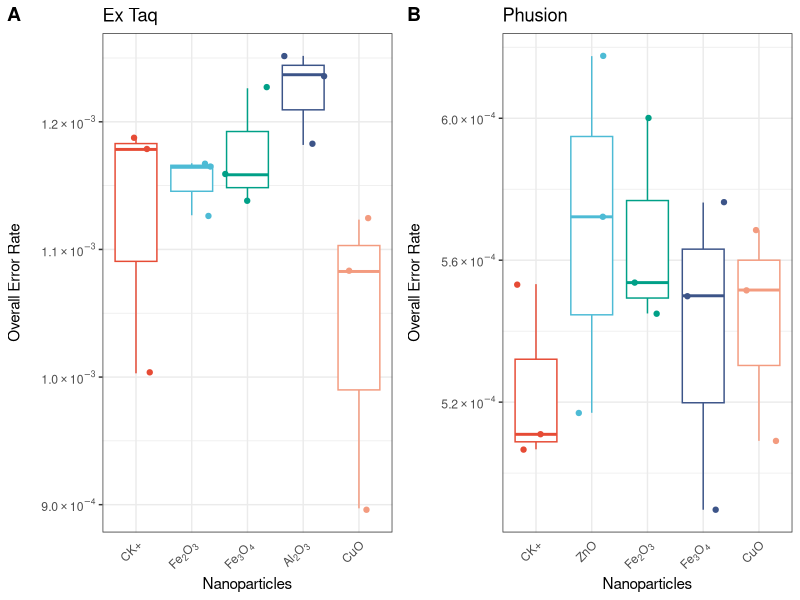
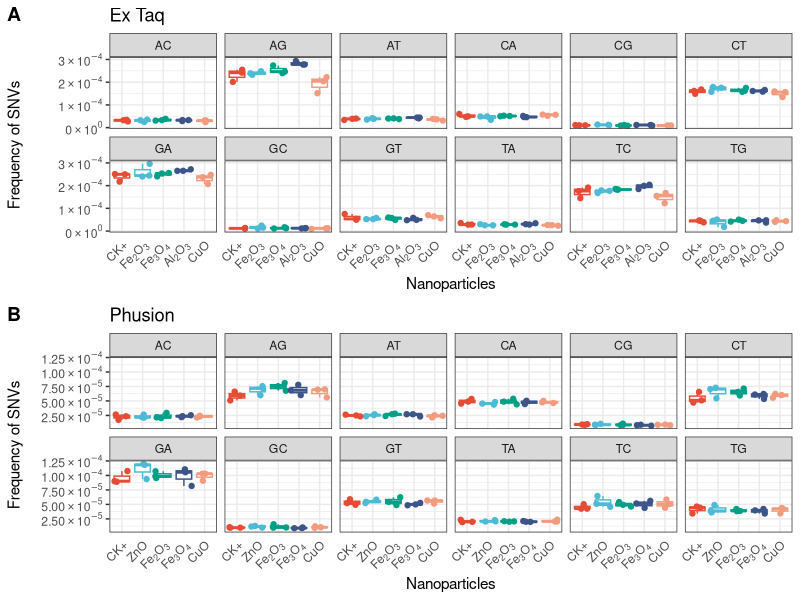
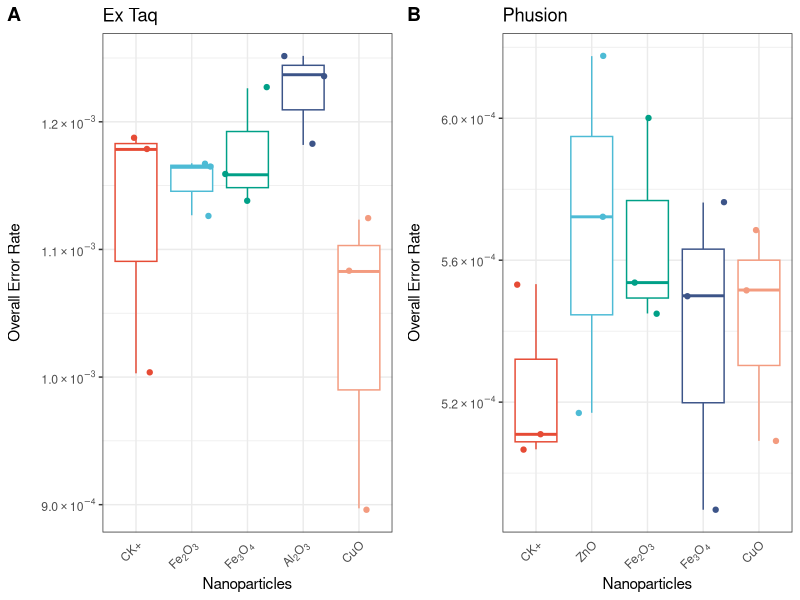
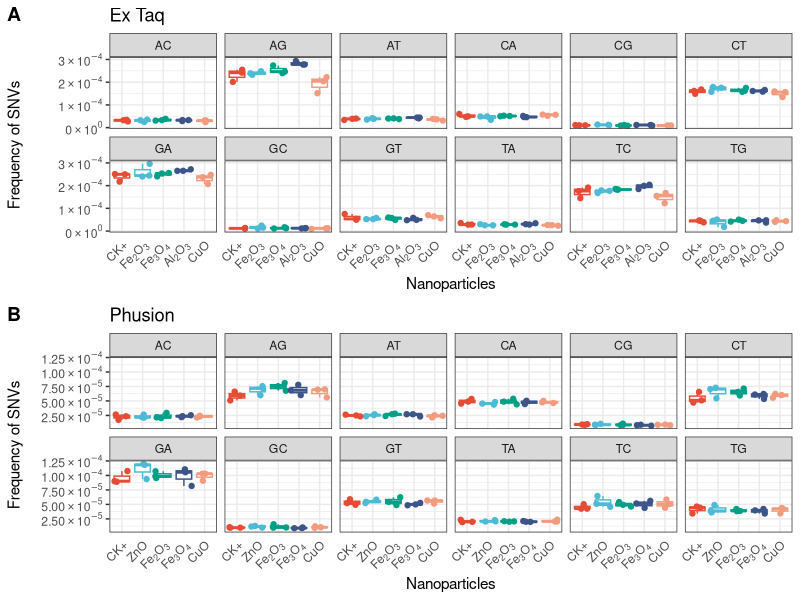

Write R code to recreate these figures, in order.
#' ---
#' title: "Analysis of NP-PCR amplicon sequencing results"
#' author: "Chun-Hui Gao"
#' output: html_document
#' date: "`r Sys.Date()`"
#' ---

#' ## Import, Transform and Tidy
#' 
require(tidyr)
require(dplyr)
require(tibble)
require(readr)

# error rate and snp frequency were estimated using amplicon sequencing and mothur software
error_rate <- read_csv("data/error_rate.csv")
snp_freq <- read_csv("data/snp_freq.csv")

# read meta
meta <- read_tsv("data/meta.txt")
meta$nps <- factor(meta$nps, levels = c("CK","ZnO","Fe2O3","CeO2","Fe3O4","Al2O3","CuO","TiO2"))
meta$enzyme <- factor(meta$enzyme,levels = c("extaq","phusion"))

# join data
error_rate <- left_join(error_rate,meta)
snp_freq <- left_join(snp_freq,meta)

#' ## Data Visualization

#+ load required gg environment, message=F
require(ggplot2)
require(ggpubr)
require(ggsci)

#+ label of plot
# NP Labels
np_labels <- c("Fe2O3" = expression(paste(Fe[2],O[3])),
               "ZnO"   = expression(paste(ZnO)),
               "CeO2"  = expression(paste(Ce,O[2])),
               "Fe3O4" = expression(paste(Fe[3],O[4])),
               "Al2O3" = expression(paste(Al[2],O[3])),
               "CuO"   = expression(paste(CuO)),
               "TiO2"  = expression(paste(Ti,O[2])),
               "CK"    = expression(paste(CK,"+")))
# DNA polymerase Labels
enzyme_labels <- c("extaq" = "TaKaRa Ex Taq","phusion" = "ThermoFisher Phusion")

enzyme_labeller <- function(enzyme){
  return(as.character(enzyme_labels[enzyme]))
}
# Y-axis Labels
fancy_scientific <- function(l) {
  # turn in to character string in scientific notation
  l <- format(l, scientific = TRUE)
  # quote the part before the exponent to keep all the digits
  l <- gsub("^(.*)e", "'\\1'e", l)
  # turn the 'e+' into plotmath format
  l <- gsub("e", "%*%10^", l)
  # remove +
  l <- gsub("\\+","",l)
  # return this as an expression
  parse(text=l)
}


#' Overall Error Rate - comparing with CK
#+ overall error rate, fig.width=6,fig.asp=0.618
p1 <- filter(error_rate,enzyme=="extaq") %>% ggplot(aes(nps,error_rate,color=nps)) + 
  geom_boxplot(show.legend=F,outlier.alpha = 0) + 
  geom_jitter(show.legend=F) + 
  stat_compare_means(label = "p.signif",hide.ns = T,ref.group = "CK",show.legend = F,method = "t.test") +
  scale_x_discrete(labels=np_labels) +   
  scale_y_continuous(labels=fancy_scientific) +
  scale_color_npg() +
  labs(title="Ex Taq") +
  xlab("Nanoparticles") + ylab("Overall Error Rate") +
  theme_bw() +
  theme(axis.text.x = element_text(angle = 45,vjust = 1,hjust = 1,face = 'bold.italic'),
        axis.line.x = element_blank(),
        axis.ticks.x=element_blank(),
        axis.title.y = element_text(margin = margin(t=0,r=15,b=0,l=0)),
        legend.text.align = 0) # 0-left,1-right
p2 <- filter(error_rate,enzyme=="phusion") %>% ggplot(aes(nps,error_rate,color=nps)) + 
  geom_boxplot(show.legend=F,outlier.alpha = 0) + 
  geom_jitter(show.legend=F) + 
  stat_compare_means(label = "p.signif",hide.ns = T,ref.group = "CK",show.legend = F,method = "t.test") +
  scale_x_discrete(labels=np_labels) +   
  scale_y_continuous(labels=fancy_scientific) +
  scale_color_npg() +
  labs(title="Phusion") +
  xlab("Nanoparticles") + ylab("Overall Error Rate") +
  theme_bw() +
  theme(axis.text.x = element_text(angle = 45,vjust = 1,hjust = 1,face = 'bold.italic'),
        axis.line.x = element_blank(),
        axis.ticks.x=element_blank(),
        axis.title.y = element_text(margin = margin(t=0,r=15,b=0,l=0)),
        legend.text.align = 0) # 0-left,1-right
cowplot::plot_grid(p1,p2,labels = "AUTO")
ggsave("Figure 4.png",dpi = 300,path = "plots")

#' SNV Frequency - comparing with CK
#' For extaq
#+ extaq snv, fig.width=8,fig.asp=0.5
p1 <- ggplot(filter(snp_freq,enzyme=="extaq"),aes(nps,freq,color=nps)) + 
  geom_boxplot(show.legend=F,outlier.alpha = 0) + 
  geom_jitter(show.legend=F) + 
  #stat_compare_means(label = "p.signif",hide.ns = T,ref.group = "CK",show.legend = F,method = "t.test") +
  facet_wrap(~snv,ncol=6)  + 
  scale_x_discrete(labels=np_labels) +
  scale_y_continuous(labels=fancy_scientific) +
  scale_color_npg() +
  labs(title="Ex Taq") +
  xlab("Nanoparticles") + ylab("Frequency of SNVs") +
  theme_bw() +
  theme(axis.text.x = element_text(angle = 45,vjust = 1,hjust = 1,face = 'bold.italic'),
        axis.line.x = element_blank(),
        axis.ticks.x=element_blank(),
        axis.title.y = element_text(margin = margin(t=0,r=15,b=0,l=0)),
        legend.text.align = 0) # 0-left,1-right

#' For Phusion
#+ phusion snv, fig.width=8,fig.asp=0.5
p2 <- ggplot(filter(snp_freq,enzyme=="phusion"),aes(nps,freq,color=nps)) + 
  geom_boxplot(show.legend=F,outlier.alpha = 0) + 
  geom_jitter(show.legend=F) + 
  #stat_compare_means(label = "p.signif",hide.ns = T,ref.group = "CK",show.legend = F,method = "t.test") +
  facet_wrap(~snv,ncol=6)  + 
  scale_x_discrete(labels=np_labels) +
  scale_y_continuous(labels=fancy_scientific) +
  scale_color_npg() +
  labs(title="Phusion") +
  xlab("Nanoparticles") + ylab("Frequency of SNVs") +
  theme_bw() +
  theme(axis.text.x = element_text(angle = 45,vjust = 1,hjust = 1,face = 'bold.italic'),
        axis.line.x = element_blank(),
        axis.ticks.x=element_blank(),
        axis.title.y = element_text(margin = margin(t=0,r=15,b=0,l=0)),
        legend.text.align = 0) # 0-left,1-right
#' Put together
#+ cowplot, fig.width=8,fig.asp=1
cowplot::plot_grid(p1,p2,ncol=1,align = "v",labels="AUTO")
ggsave("Figure 5.png",dpi = 300,path = "plots")